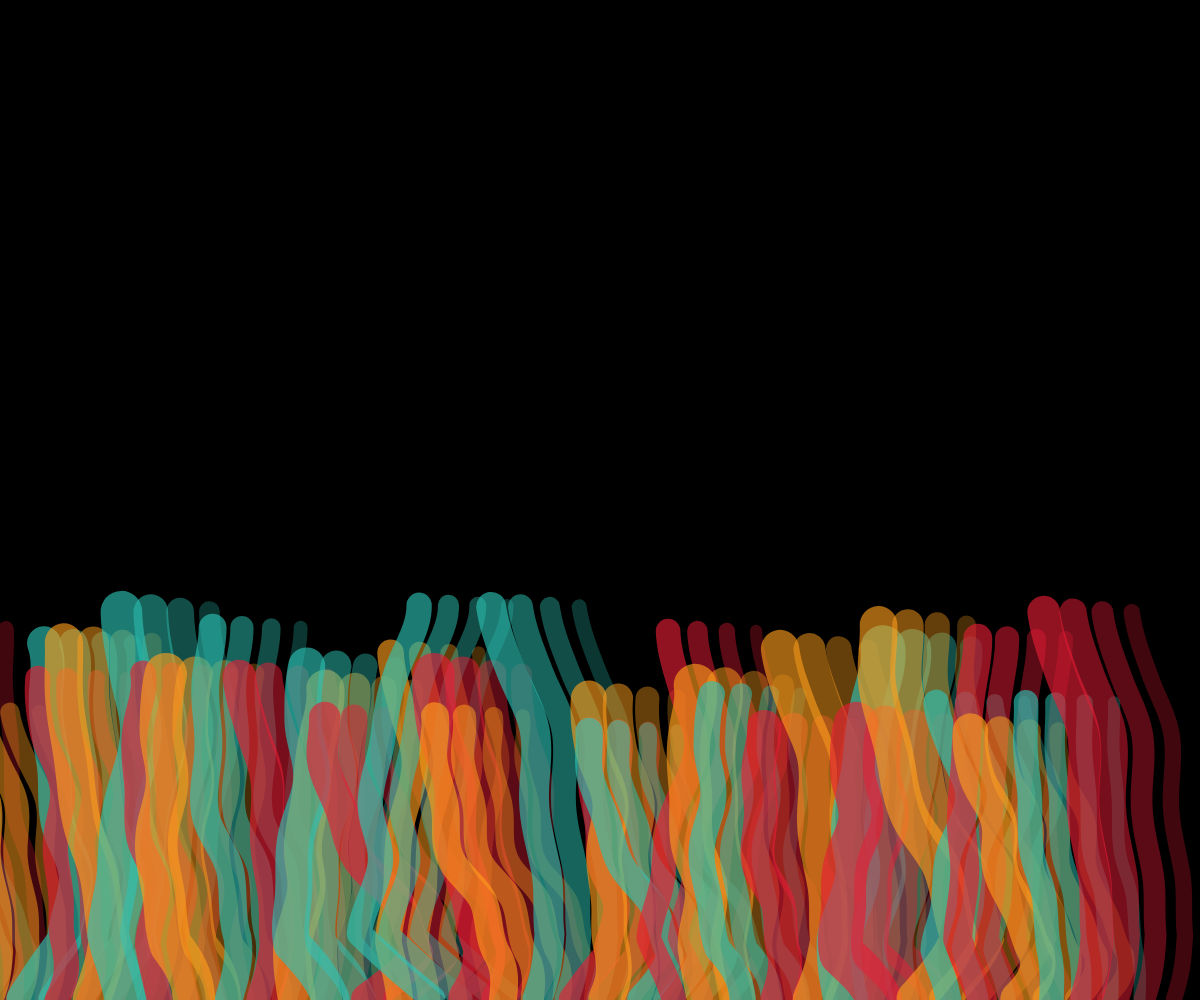
Frame 1 (no input)
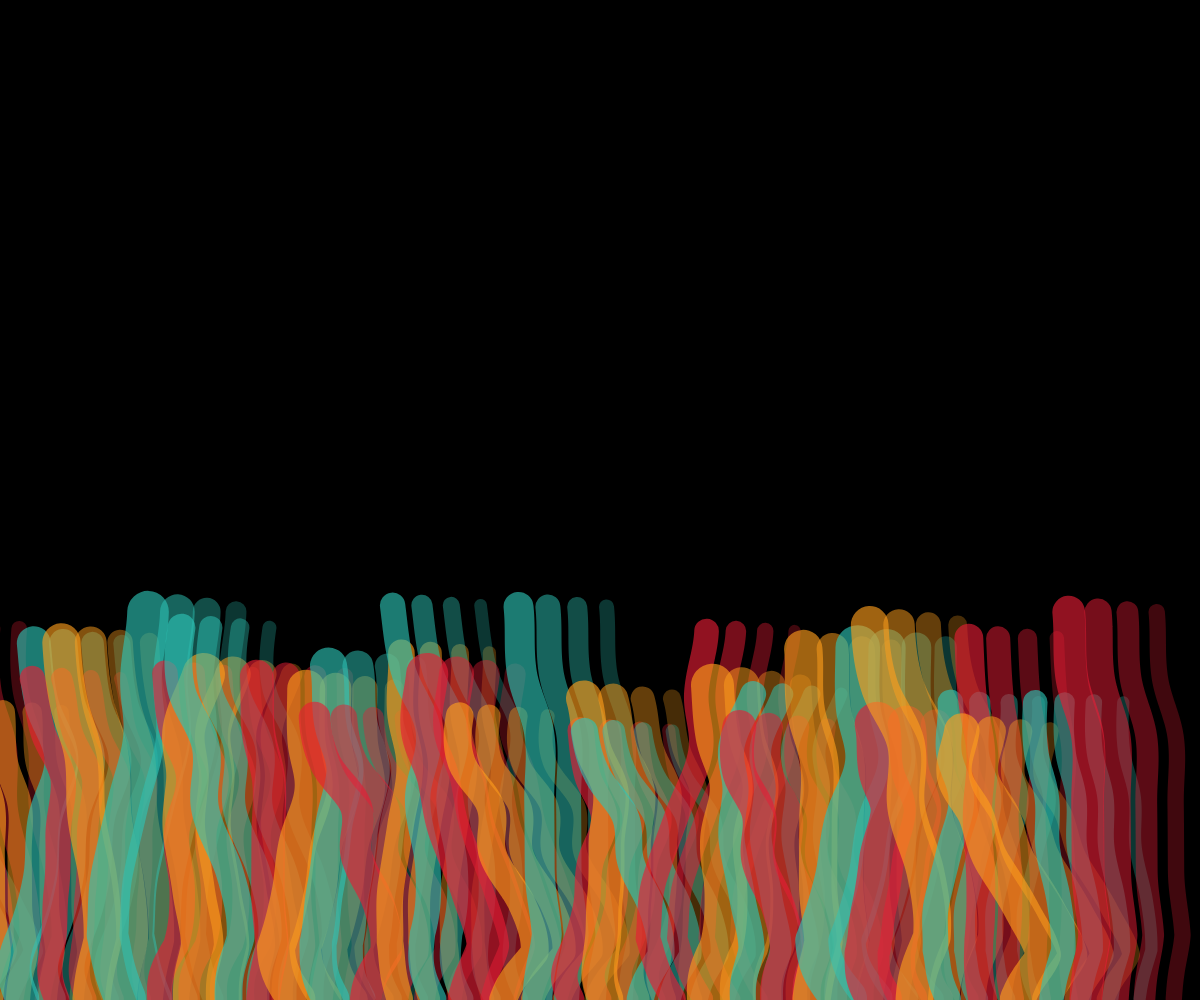
Frame 60 (no input)
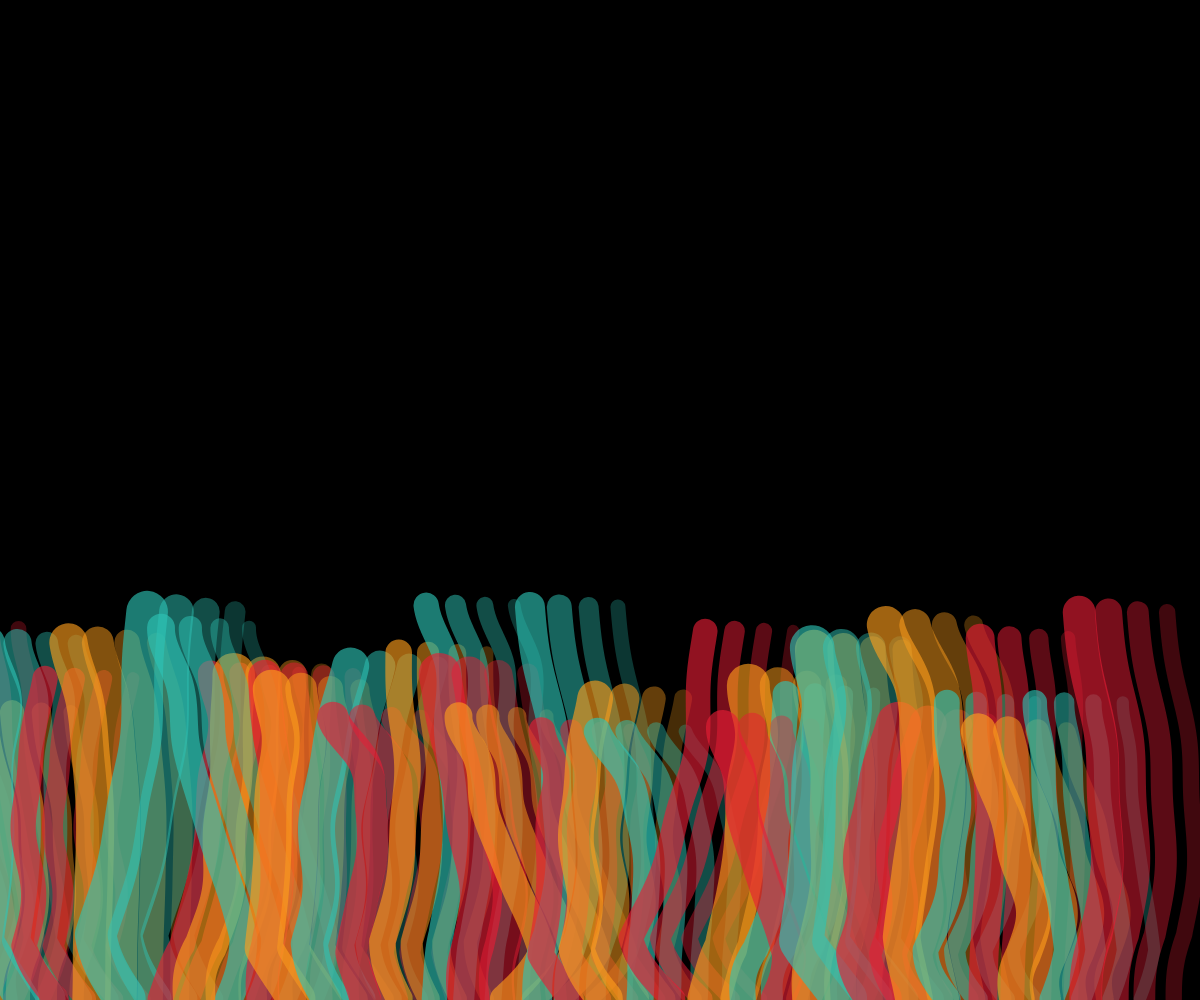
Frame 120 (the mouse pressed at the canvas centre since frame 60)

The p5.js sketch that drew these frames (run headless with seeded random() and noise() and a simulated clock; from frame 60 on, the mouse is pressed at the canvas centre):

// p5.js sketch
// ── sketch.js



let colors = ["#2ec4b6", "#e71d36", "#ff9f1c"];
let anemoneData = [];

function setup() {
    createCanvas(windowWidth, windowHeight);
    generateAnemoneData();
}

function generateAnemoneData() {
    anemoneData = [];

    const baseSpacing = 35;
    const count = Math.floor(width / baseSpacing) + 1;
    
    for (let i = 0; i < count; i++) {

        let ratio = i / count;

        const randomStroke = random(24, 45);

        const avgHeight = height / 3;
        const randomHeight = constrain(
            random(avgHeight * 0.8, avgHeight * 1.2), 
            0, 
            height / 2
        );

        // 搖擺幅度隨機
        const baseAmplitude = 200;
        const randomAmplitude = baseAmplitude * random(0.5, 1.5);

        anemoneData.push({
            ratio: ratio,
            id: i,
            color: colors[i % colors.length],
            strokeWeight: randomStroke,
            height: randomHeight,
            amplitude: randomAmplitude
        });
    }
}

function anemone(data){  

    let xx = data.ratio * width;
    const layers = 4;

    for (let L = 0; L < layers; L++) {

        let xOffset = map(L, 0, layers - 1, -80, 8);

        let layerClr = color(data.color);
        layerClr.setAlpha(160 - L * 30);
        
        beginShape();

        strokeWeight(data.strokeWeight * map(L, 0, layers - 1, 1, 0.5));
        stroke(layerClr);
        
        for(let i = 0; i < 300; i++){

            let progress = i / 300;

            let deltaFactor = map(i, 0, 50, 0, 1, true);
            let deltaX = deltaFactor * (noise(i / 400, frameCount / 100, data.id) - 0.5) * data.amplitude;

            // ===== ⭐ 滑鼠互動（最終版） =====

            // 影響半徑（只影響附近）
            let influenceRadius = width * 0.30;

            let distToMouse = abs(mouseX - xx);

            // 平滑距離衰減
            let normDist = constrain(1 - distToMouse / influenceRadius, 0, 1);
            let distFactor = pow(normDist, 2);

            // 海葵本身高度影響（上半部動比較大）
            let heightFactor = pow(progress, 1.8);

            // 滑鼠Y影響（越上面影響越大）
            // ⭐ 轉成 0~1
            let yNorm = mouseY / height;

            // ⭐ 計算「距離畫面中間的距離」
            let distFromCenter = abs(yNorm - 0.5);

            // ⭐ 增加自然感（曲線）
            let mouseYFactor = pow(1 - distFromCenter * 2, 2);

            // 綜合垂直影響
            let verticalInteraction = heightFactor * mouseYFactor;

            // 滑鼠水平推力
            let mouseDelta = map(mouseX, 0, width, -200, 200);

            let mouseEffect = mouseDelta * distFactor * verticalInteraction;

            // =============================

            let yy = -progress * data.height;

            curveVertex(xx + deltaX + xOffset + mouseEffect, yy); 
        }

        endShape();
    }
}

function draw() {
    background(0);
    translate(0, height);
    noFill();
    
    for (let i = 0; i < anemoneData.length; i++) {
        anemone(anemoneData[i]);
    }
}

function windowResized() {
    resizeCanvas(windowWidth, windowHeight);
}




// ── style.css
html, body {
  margin: 0;
  padding: 0;
  width: 100%;
  height: 100%;
  overflow: hidden;
}

canvas {
  display: block;
  position: fixed;
  top: 0;
  left: 0;
  z-index: 1;
  pointer-events: none;
}

#bgIframe {
  position: absolute;
  top: 0;
  left: 0;
  width: 100%;
  height: 100%;
  border: none;
  z-index: 0;
}

/* 透明 overlay：攔截滑鼠事件，傳給 p5.js，不阻擋 iframe 的視覺呈現 */
#mouseOverlay {
  position: fixed;
  top: 0;
  left: 0;
  width: 100%;
  height: 100%;
  z-index: 2;
  cursor: default;
}

body {
  display: flex;
}
